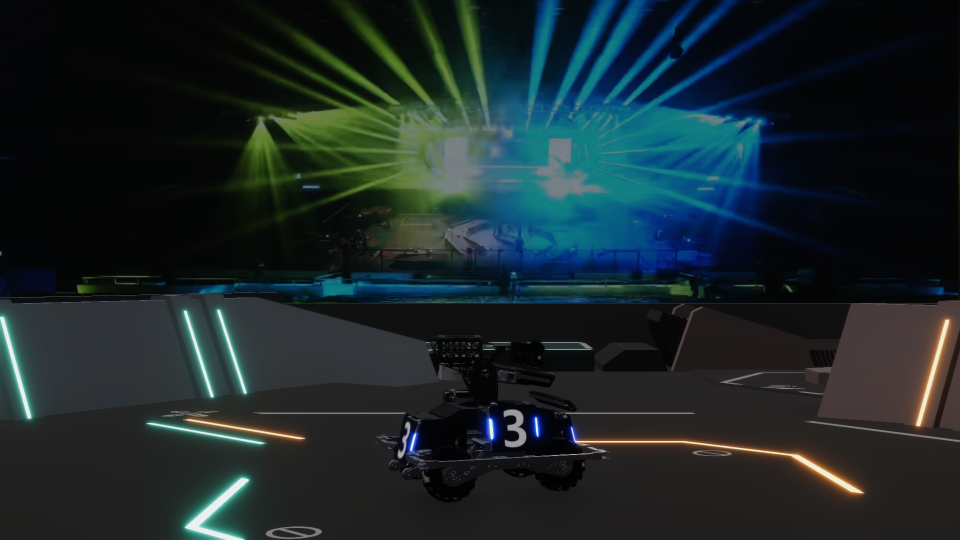
//> input picture 第三次任务提交/代码/任务3/3.1/1_raw.png, 1920 x 1080 px (shown at 1/2 size)
$ ./main   (built with g++ and OpenCV 4)
//> lines starting //> are read from the running program, lines starting //| are printed output that depends on the picture; after the words box and inside, x2 and y2 are one past the last pixel; in counts of white or black regions, pixels touching at a corner belong together
#include <opencv2/opencv.hpp>
#include<iostream>
#include <opencv2/highgui/highgui_c.h>
using namespace std;
using namespace cv;

// 颜色识别(除红色外的其他单色)
Mat ColorFindContours(Mat srcImage,
    int iLowH, int iHighH,
    int iLowS, int iHighS,
    int iLowV, int iHighV)
{
    Mat bufImg;
    Mat imgHSV;
    //转为HSV
    cvtColor(srcImage, imgHSV, COLOR_BGR2HSV);
    inRange(imgHSV, Scalar(iLowH, iLowS, iLowV), Scalar(iHighH, iHighS, iHighV), bufImg);
    return bufImg;
}
// 颜色识别（蓝色）
Mat ColorFindContours1(Mat srcImage)
{
    Mat des1 = ColorFindContours(srcImage,
        170 / 2, 240 / 2,                // 色调最小值~最大值
        (int)(255 * 0.4), (255 * 0.95),   // 饱和度最小值~最大值
        (int)(255 * 0.7), (255*0.95));  // 亮度最小值~最大值

    return des1;
}
void pnp_rt(Point2f ps[4])
{
    Mat img = imread("../1_raw.png");

    vector<Point3f>objPts;//3D点坐标。以灯条的尺寸，单位mm
    objPts.push_back(Point3f( -2.5f, 30.0f, 0));
    objPts.push_back(Point3f(2.5f, 30.0f, 0));
    objPts.push_back(Point3f(2.5f,-30.0f,0));
    objPts.push_back(Point3f(-2.5f,-30.0f, 0));
    vector<Point2f>imgPts ;	//2D点坐标，即图像上点的坐标
    imgPts.push_back(Point2f(ps[0].x, ps[0].y));
    imgPts.push_back(Point2f(ps[1].x, ps[1].y));
    imgPts.push_back(Point2f(ps[2].x, ps[2].y));
    imgPts.push_back(Point2f(ps[3].x, ps[3].y));
    for (int i = 0; i < 4; i++)
    {
        circle(img, imgPts[i], 3, Scalar(0, 0, 255), -1);
    }
    double fx = 1900, fy = 1900, cx = 960, cy = 540;
    Mat camera_matrix = (Mat_<double>(3, 3) << fx, 0, cx,//相机内参
        0, fy, cy,
        0, 0, 1);
    // 相机畸变系数
    Mat dist_coeffs = (Mat_<double>(5, 1) << 0, 0,
        0, 0, 0);
    Mat rvec, tvec;
    solvePnP(objPts, imgPts, camera_matrix, dist_coeffs, rvec, tvec);
    cout << "Rotation Vector " << endl << rvec << endl << endl;
    cout << "Translation Vector" << endl << tvec << endl << endl;

    Mat Rvec;
    Mat_<float> Tvec;
    rvec.convertTo(Rvec, CV_32F);  // 旋转向量转换格式
    tvec.convertTo(Tvec, CV_32F); // 平移向量转换格式

    Mat_<float> rotMat(3, 3);
    Rodrigues(Rvec, rotMat);
    // 旋转向量转成旋转矩阵
    cout << "rotMat" << endl << rotMat << endl << endl;

    Mat P_oc;
    P_oc = -rotMat.inv() * Tvec;
    // 求解相机的世界坐标
    cout << "P_oc" << endl << P_oc << endl;


    namedWindow("Output", CV_WINDOW_NORMAL);
    imshow("Output", img);
    waitKey(0);


}

int main()
{
    /*提取灯条的轮廓*/
        Mat img = imread("../1_raw.png");
//> img is the input picture: 1080 rows x 1920 cols, CV_8UC3; mean B, G, R 41.2, 39.1, 27.1
        Mat des = ColorFindContours1(img);
//> in ColorFindContours, `cvtColor(srcImage, imgHSV, COLOR_BGR2HSV);`: imgHSV: 1080 rows x 1920 cols, CV_8UC3; mean H, S, V 71.2, 98.4, 46.5
//> in ColorFindContours, `inRange(imgHSV, Scalar(iLowH, iLowS, iLowV), Scalar(iHighH, iHighS, iH..`:
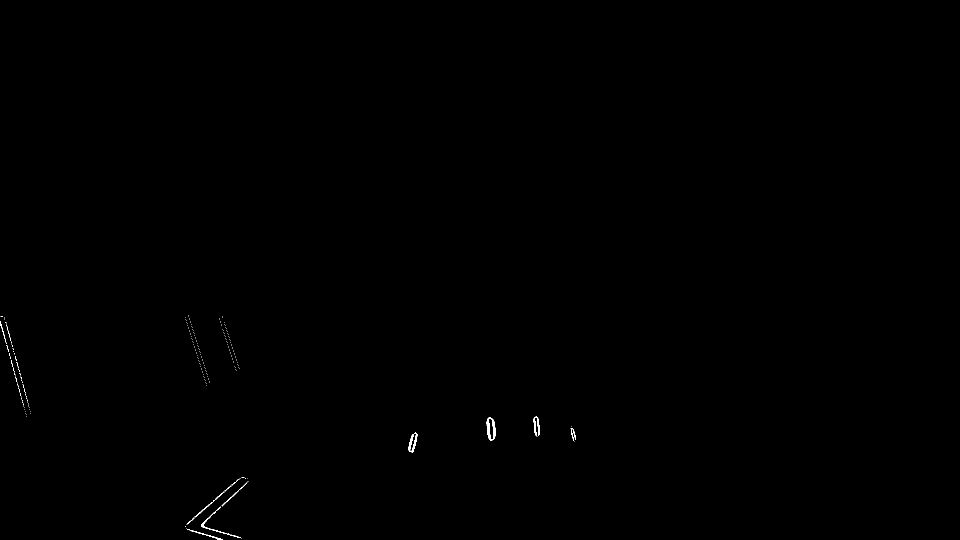
//> bufImg: 1080 rows x 1920 cols, CV_8UC1 (shown at 1/2 size); 0.11% white; 228 white regions (215 under 20 px), largest, box (x1, y1, x2, y2) and area: (973, 835, 991, 882) 416, (817, 865, 835, 905) 298, (402, 1013, 483, 1077) 283
        Mat binary;
        GaussianBlur(des, des, Size(9, 9), 2, 2);
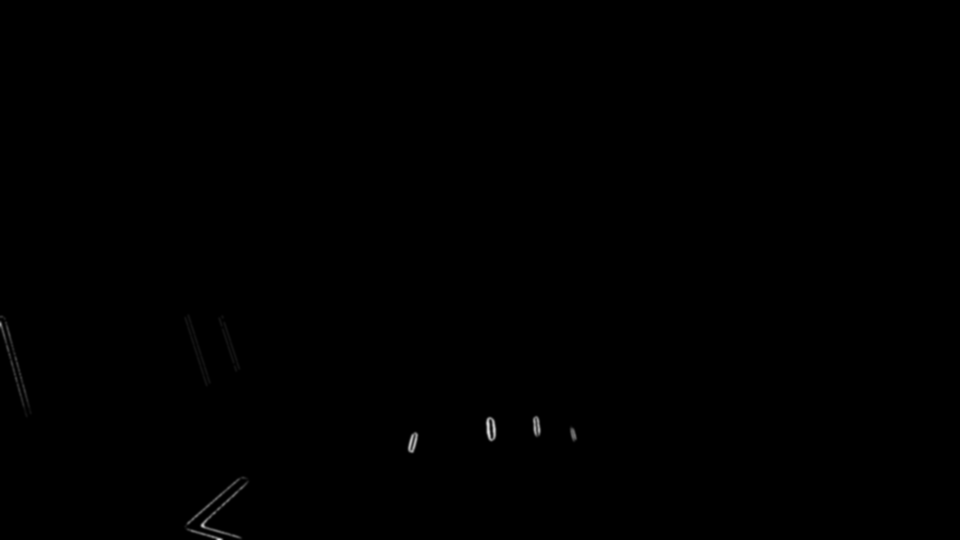
//> des: 1080 rows x 1920 cols, CV_8UC1 (shown at 1/2 size); 0.83% of pixels changed, all inside (x1, y1, x2, y2) = (0, 626, 1156, 1080)
        threshold(des, binary, 170, 255, THRESH_BINARY | THRESH_OTSU);
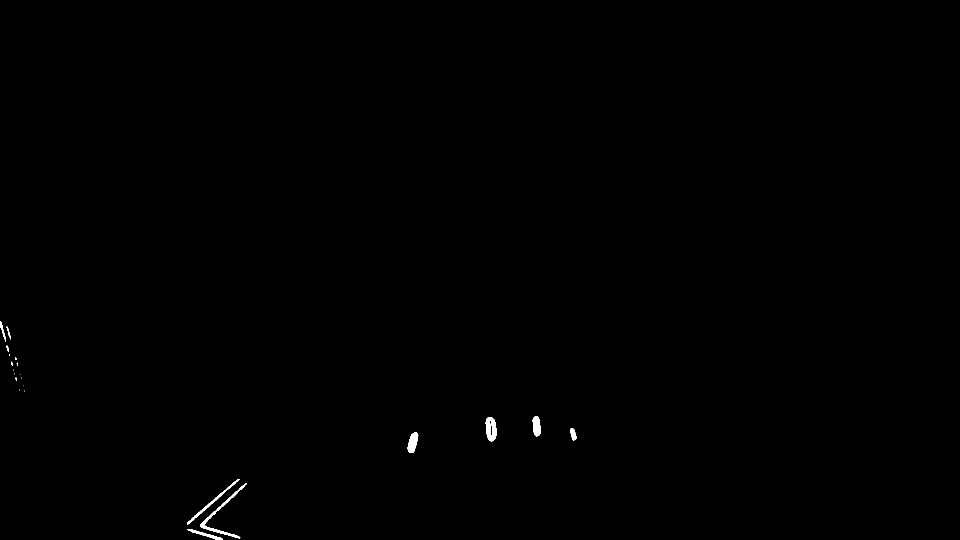
//> binary: 1080 rows x 1920 cols, CV_8UC1 (shown at 1/2 size); 0.21% white; 22 white regions (12 under 20 px)
        vector<vector<Point>> contours;
        vector<Vec4i> hierarchy;
        findContours(binary, contours, hierarchy, RETR_TREE, CHAIN_APPROX_SIMPLE, Point());
//> contours = 23 contours, 12 with area under 20; largest, box (x1, y1, x2, y2) and area: (971, 834, 993, 883) 801, (401, 966, 493, 1077) 779, (815, 864, 837, 906) 550, (1065, 832, 1082, 873) 486, (374, 958, 479, 1049) 480
        vector<RotatedRect> minAreaRects(contours.size());
        Point2f ps[4];
        int t = 0;
        for (int i = 0; i < contours.size(); ++i)
        {  //遍历所有轮廓
                double areal = contourArea(contours[i]);
                if (areal > 470 && areal < 700)
                {
                    minAreaRects[i] = minAreaRect(contours[i]);  //获取轮廓的最小外接矩形
                    minAreaRects[i].points(ps);  //将最小外接矩形的四个端点复制给ps数组
                    if (t == 2)
                    {
                        for (int j = 0; j < 4; j++)
                        {  //绘制最小外接轮廓的四条边
                            line(img, Point(ps[j]), Point(ps[(j + 1) % 4]), Scalar(0, 255, 0), 2);
                        }

                    }
                    t++;
                }
         }
//> this loop made 23 passes
//> areal on passes 1, 2, 3, 4, 5, 6, 7, 8, 21, 22, 23: 288.5, 779, 480, 550, 182, 801, 124, 486.5, 23, 36.5, 98
//> img: 1080 rows x 1920 cols, CV_8UC3; 328 pixels changed, all inside (x1, y1, x2, y2) = (1063, 830, 1084, 874)
//> after the loop, t = 3
    pnp_rt(ps);//进入pnp解算函数
//> in pnp_rt, `imgPts.push_back(Point2f(ps[0].x, ps[0].y));`: imgPts = 1 Point (x, y): [1066.7, 872.4]
//> in pnp_rt, `imgPts.push_back(Point2f(ps[1].x, ps[1].y));`: imgPts = 2 Points (x, y): [1066.7, 872.4], [1064.4, 832.3]
//> in pnp_rt, `imgPts.push_back(Point2f(ps[2].x, ps[2].y));`: imgPts = 3 Points (x, y): [1066.7, 872.4], [1064.4, 832.3], [1079.5, 831.4]
//> in pnp_rt, `imgPts.push_back(Point2f(ps[3].x, ps[3].y));`: imgPts = 4 Points (x, y): [1066.7, 872.4], [1064.4, 832.3], [1079.5, 831.4], [1081.9, 871.5]
//> after the loop in pnp_rt, `for (int i = 0; i < 4; i++)`: img: 1080 rows x 1920 cols, CV_8UC3; 116 pixels changed, all inside (x1, y1, x2, y2) = (1061, 828, 1086, 876)
//> in pnp_rt, `solvePnP(objPts, imgPts, camera_matrix, dist_coeffs, rvec, tvec);`: rvec = [98157.6, -35216.3, -26087.1]; tvec = [260, 716.9, 4366.4]
//| Rotation Vector
//| [98157.59269627037;
//|  -35216.31401726614;
//|  -26087.13715028087]
//| Translation Vector
//| [260.0368649398105;
//|  716.8598634827115;
//|  4366.438790205419]
//> in pnp_rt, `rvec.convertTo(Rvec, CV_32F);`: Rvec = [98157.6, -35216.3, -26087.1]
//> in pnp_rt, `tvec.convertTo(Tvec, CV_32F);`: Tvec = [260, 716.9, 4366.4]
//> in pnp_rt, `Rodrigues(Rvec, rotMat);`: rotMat = [[0.788, -0.615, 0.0317], [-0.149, -0.14, 0.979], [-0.598, -0.776, -0.202]]
//| rotMat
//| [0.78766173, -0.61529422, 0.031654719;
//|  -0.14899951, -0.14038308, 0.97882158;
//|  -0.59781945, -0.77569687, -0.20225292]
//> in pnp_rt, `P_oc = -rotMat.inv() * Tvec;`: P_oc = [2512.3, 3647.7, 173.2]
//| P_oc
//| [2512.333;
//|  3647.667;
//|  173.21576]
    return 0;
}
